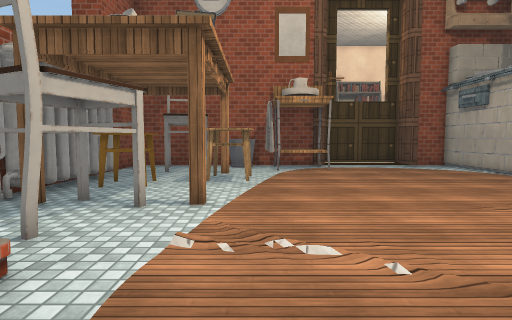
View 1 (above)

14 first-person views from a walk through a Unity game level. The camera is 1.2 m above the floor, tilts 4° down and sees 80° across. The floor is counted in squares, 1 m on a side. Each view is taken from the middle of a square. On the plan, view 1 faces up. The plan holds only what a view shows up to about 13 squares ahead; the rest is blank. The place goes on beyond the plan. The player character is not drawn. Some surface patterns are stand-ins.

View 2
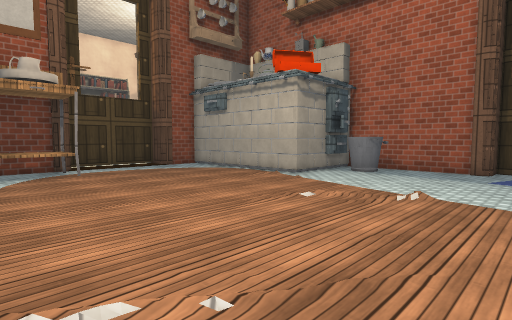

View 3
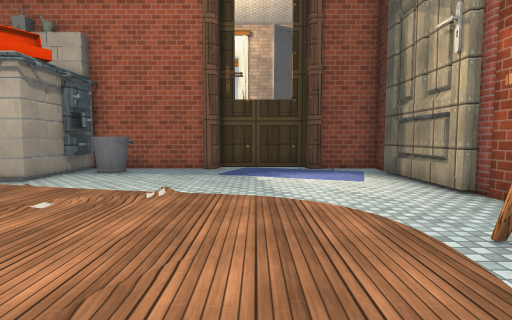

View 4
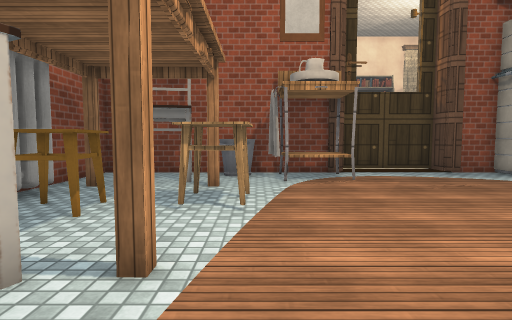

View 5
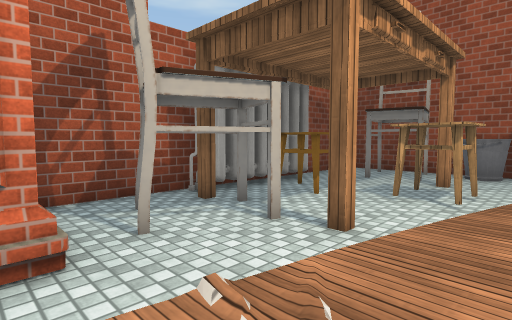

View 6
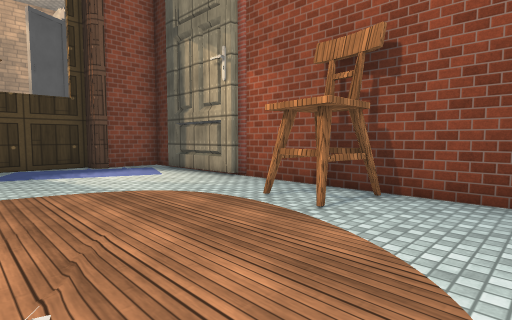

View 7
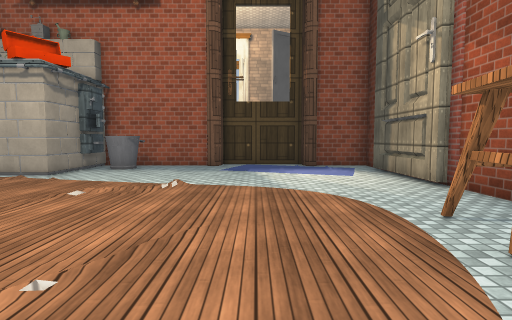

View 8
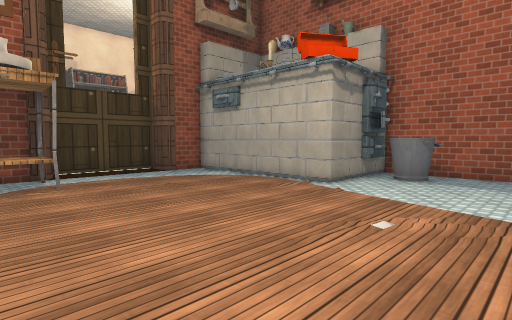

View 9
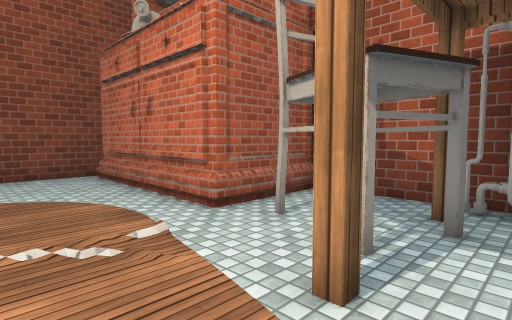

View 10
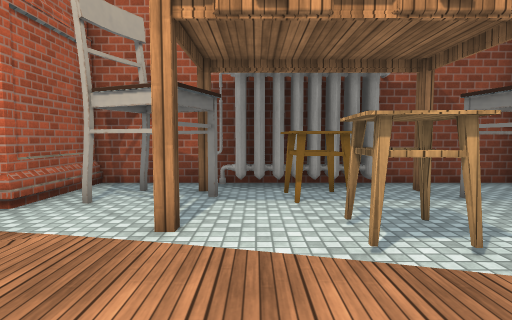

View 11
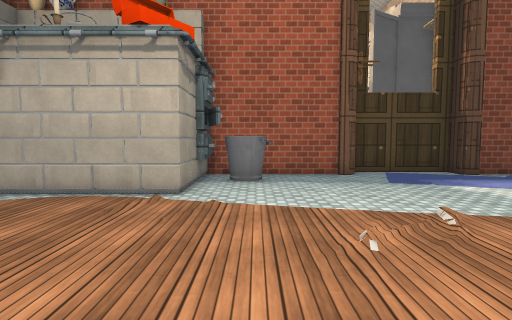

View 12
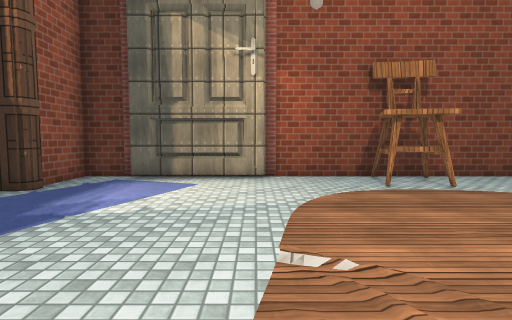

View 13
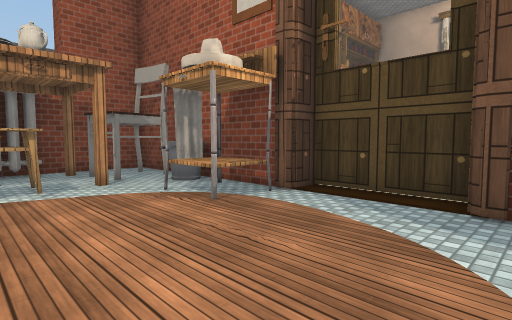

View 14
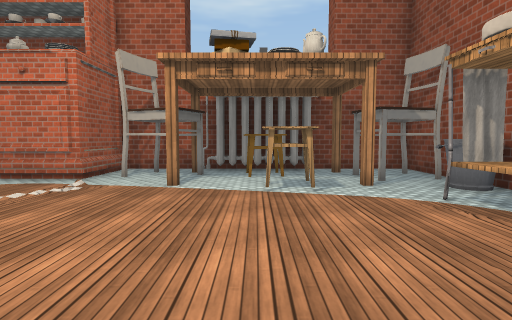

### Floor plan
Key: @ floor where view 1 was taken; # wall or solid block; . floor; B bucket; S sink; C chair; T table; L stool; A carpet; O other object.
Columns run from 6 left of view 1 to 13 right of it. Each row starts with its distance up from view 1.
 15          #####
 14  #########...##O
 13  #C CBBSSS.....O
 12  #CCC..SSS.....O
 11  #T..T.........O
 10  #.............O
  9 ##LL.LL........O  O
  8 ##LL.LL........OOOO#
  7 #O...............BB#
  6 #OTC.T...........BB#
  5 #.C.C..............#
  4 #.CC...............#
  3 #..................#
  2 #####...........AA.#
  1     #...........AAA#
  0     #.@.........AAA#
 -1     #..........AAA.#
 -2     #...CC.....AAA.#
 -3     #...CC.........#
 -4     ################

Positions as (right, up) in squares from view 1, and headings:
1: (0, 0), facing up
2: (0, 1), facing up-right
3: (0, 1), facing right
4: (0, 3), facing up
5: (1, 2), facing up-left
6: (-1, 3), facing down-right
7: (-1, 1), facing right
8: (1, 3), facing up-right
9: (1, 7), facing down-left
10: (3, 7), facing left
11: (2, 6), facing right
12: (7, 6), facing down
13: (8, 8), facing up-left
14: (7, 8), facing left
